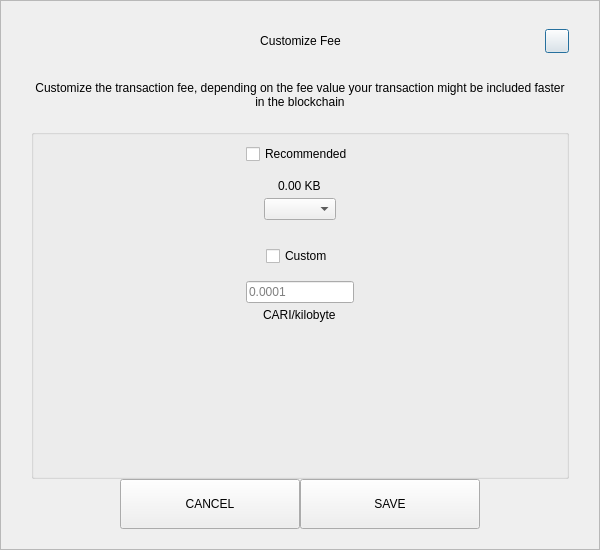
<?xml version="1.0" encoding="UTF-8"?>
<ui version="4.0">
 <class>SendCustomFeeDialog</class>
 <widget class="QDialog" name="SendCustomFeeDialog">
  <property name="geometry">
   <rect>
    <x>0</x>
    <y>0</y>
    <width>600</width>
    <height>550</height>
   </rect>
  </property>
  <property name="windowTitle">
   <string>Form</string>
  </property>
  <layout class="QVBoxLayout" name="verticalLayout_3">
   <property name="spacing">
    <number>0</number>
   </property>
   <property name="leftMargin">
    <number>0</number>
   </property>
   <property name="topMargin">
    <number>0</number>
   </property>
   <property name="rightMargin">
    <number>0</number>
   </property>
   <property name="bottomMargin">
    <number>0</number>
   </property>
   <item>
    <widget class="QFrame" name="frame">
     <property name="styleSheet">
      <string notr="true"/>
     </property>
     <property name="frameShape">
      <enum>QFrame::StyledPanel</enum>
     </property>
     <property name="frameShadow">
      <enum>QFrame::Raised</enum>
     </property>
     <layout class="QVBoxLayout" name="verticalLayout_2">
      <property name="spacing">
       <number>0</number>
      </property>
      <property name="leftMargin">
       <number>30</number>
      </property>
      <property name="topMargin">
       <number>20</number>
      </property>
      <property name="rightMargin">
       <number>30</number>
      </property>
      <property name="bottomMargin">
       <number>20</number>
      </property>
      <item>
       <layout class="QHBoxLayout" name="horizontalLayout_3">
        <property name="spacing">
         <number>0</number>
        </property>
        <item>
         <spacer name="horizontalSpacer_21">
          <property name="orientation">
           <enum>Qt::Horizontal</enum>
          </property>
          <property name="sizeHint" stdset="0">
           <size>
            <width>40</width>
            <height>20</height>
           </size>
          </property>
         </spacer>
        </item>
        <item>
         <widget class="QLabel" name="labelTitle">
          <property name="minimumSize">
           <size>
            <width>0</width>
            <height>40</height>
           </size>
          </property>
          <property name="maximumSize">
           <size>
            <width>16777215</width>
            <height>40</height>
           </size>
          </property>
          <property name="styleSheet">
           <string notr="true">padding-left:24px;</string>
          </property>
          <property name="text">
           <string>Customize Fee</string>
          </property>
          <property name="alignment">
           <set>Qt::AlignCenter</set>
          </property>
          <property name="margin">
           <number>7</number>
          </property>
         </widget>
        </item>
        <item>
         <spacer name="horizontalSpacer">
          <property name="orientation">
           <enum>Qt::Horizontal</enum>
          </property>
          <property name="sizeHint" stdset="0">
           <size>
            <width>40</width>
            <height>20</height>
           </size>
          </property>
         </spacer>
        </item>
        <item>
         <widget class="QPushButton" name="btnEsc">
          <property name="minimumSize">
           <size>
            <width>24</width>
            <height>24</height>
           </size>
          </property>
          <property name="maximumSize">
           <size>
            <width>24</width>
            <height>24</height>
           </size>
          </property>
          <property name="text">
           <string/>
          </property>
         </widget>
        </item>
       </layout>
      </item>
      <item>
       <spacer name="verticalSpacer_2">
        <property name="orientation">
         <enum>Qt::Vertical</enum>
        </property>
        <property name="sizeType">
         <enum>QSizePolicy::Fixed</enum>
        </property>
        <property name="sizeHint" stdset="0">
         <size>
          <width>20</width>
          <height>20</height>
         </size>
        </property>
       </spacer>
      </item>
      <item>
       <widget class="QLabel" name="labelMessage">
        <property name="text">
         <string>Customize the transaction fee, depending on the fee value your transaction might be included faster in the blockchain</string>
        </property>
        <property name="alignment">
         <set>Qt::AlignCenter</set>
        </property>
        <property name="wordWrap">
         <bool>true</bool>
        </property>
       </widget>
      </item>
      <item>
       <spacer name="verticalSpacer_3">
        <property name="orientation">
         <enum>Qt::Vertical</enum>
        </property>
        <property name="sizeType">
         <enum>QSizePolicy::Fixed</enum>
        </property>
        <property name="sizeHint" stdset="0">
         <size>
          <width>20</width>
          <height>20</height>
         </size>
        </property>
       </spacer>
      </item>
      <item>
       <widget class="QGroupBox" name="groupBox">
        <property name="title">
         <string/>
        </property>
        <layout class="QVBoxLayout" name="verticalLayout">
         <property name="leftMargin">
          <number>12</number>
         </property>
         <property name="rightMargin">
          <number>12</number>
         </property>
         <item>
          <layout class="QVBoxLayout" name="verticalLayout_4">
           <property name="spacing">
            <number>5</number>
           </property>
           <item alignment="Qt::AlignHCenter">
            <widget class="QCheckBox" name="checkBoxRecommended">
             <property name="text">
              <string>Recommended</string>
             </property>
            </widget>
           </item>
           <item>
            <spacer name="verticalSpacer_5">
             <property name="orientation">
              <enum>Qt::Vertical</enum>
             </property>
             <property name="sizeType">
              <enum>QSizePolicy::Fixed</enum>
             </property>
             <property name="sizeHint" stdset="0">
              <size>
               <width>20</width>
               <height>10</height>
              </size>
             </property>
            </spacer>
           </item>
           <item alignment="Qt::AlignHCenter">
            <widget class="QLabel" name="labelFee">
             <property name="text">
              <string>0.00 KB</string>
             </property>
            </widget>
           </item>
           <item alignment="Qt::AlignHCenter">
            <widget class="QComboBox" name="comboBoxRecommended"/>
           </item>
          </layout>
         </item>
         <item>
          <spacer name="verticalSpacer">
           <property name="orientation">
            <enum>Qt::Vertical</enum>
           </property>
           <property name="sizeType">
            <enum>QSizePolicy::Fixed</enum>
           </property>
           <property name="sizeHint" stdset="0">
            <size>
             <width>20</width>
             <height>20</height>
            </size>
           </property>
          </spacer>
         </item>
         <item>
          <layout class="QVBoxLayout" name="verticalLayout_5">
           <property name="spacing">
            <number>5</number>
           </property>
           <item alignment="Qt::AlignHCenter">
            <widget class="QCheckBox" name="checkBoxCustom">
             <property name="text">
              <string>Custom</string>
             </property>
            </widget>
           </item>
           <item>
            <spacer name="verticalSpacer_6">
             <property name="orientation">
              <enum>Qt::Vertical</enum>
             </property>
             <property name="sizeType">
              <enum>QSizePolicy::Fixed</enum>
             </property>
             <property name="sizeHint" stdset="0">
              <size>
               <width>20</width>
               <height>10</height>
              </size>
             </property>
            </spacer>
           </item>
           <item alignment="Qt::AlignHCenter">
            <widget class="QLineEdit" name="lineEditCustomFee">
             <property name="placeholderText">
              <string notr="true">0.0001</string>
             </property>
            </widget>
           </item>
           <item alignment="Qt::AlignHCenter">
            <widget class="QLabel" name="labelCustomFee">
             <property name="text">
              <string>CARI/kilobyte</string>
             </property>
            </widget>
           </item>
          </layout>
         </item>
         <item>
          <spacer name="verticalSpacer_4">
           <property name="orientation">
            <enum>Qt::Vertical</enum>
           </property>
           <property name="sizeHint" stdset="0">
            <size>
             <width>20</width>
             <height>40</height>
            </size>
           </property>
          </spacer>
         </item>
        </layout>
       </widget>
      </item>
      <item>
       <layout class="QHBoxLayout" name="horizontalLayout" stretch="1,2,2,1">
        <item>
         <spacer name="horizontalSpacer1">
          <property name="orientation">
           <enum>Qt::Horizontal</enum>
          </property>
          <property name="sizeHint" stdset="0">
           <size>
            <width>40</width>
            <height>20</height>
           </size>
          </property>
         </spacer>
        </item>
        <item>
         <widget class="QPushButton" name="btnCancel">
          <property name="minimumSize">
           <size>
            <width>180</width>
            <height>50</height>
           </size>
          </property>
          <property name="focusPolicy">
           <enum>Qt::NoFocus</enum>
          </property>
          <property name="text">
           <string>CANCEL</string>
          </property>
         </widget>
        </item>
        <item>
         <widget class="QPushButton" name="btnSave">
          <property name="minimumSize">
           <size>
            <width>180</width>
            <height>50</height>
           </size>
          </property>
          <property name="focusPolicy">
           <enum>Qt::NoFocus</enum>
          </property>
          <property name="text">
           <string>SAVE</string>
          </property>
         </widget>
        </item>
        <item>
         <spacer name="horizontalSpacer_2">
          <property name="orientation">
           <enum>Qt::Horizontal</enum>
          </property>
          <property name="sizeHint" stdset="0">
           <size>
            <width>40</width>
            <height>20</height>
           </size>
          </property>
         </spacer>
        </item>
       </layout>
      </item>
     </layout>
    </widget>
   </item>
  </layout>
 </widget>
 <resources/>
 <connections/>
</ui>
